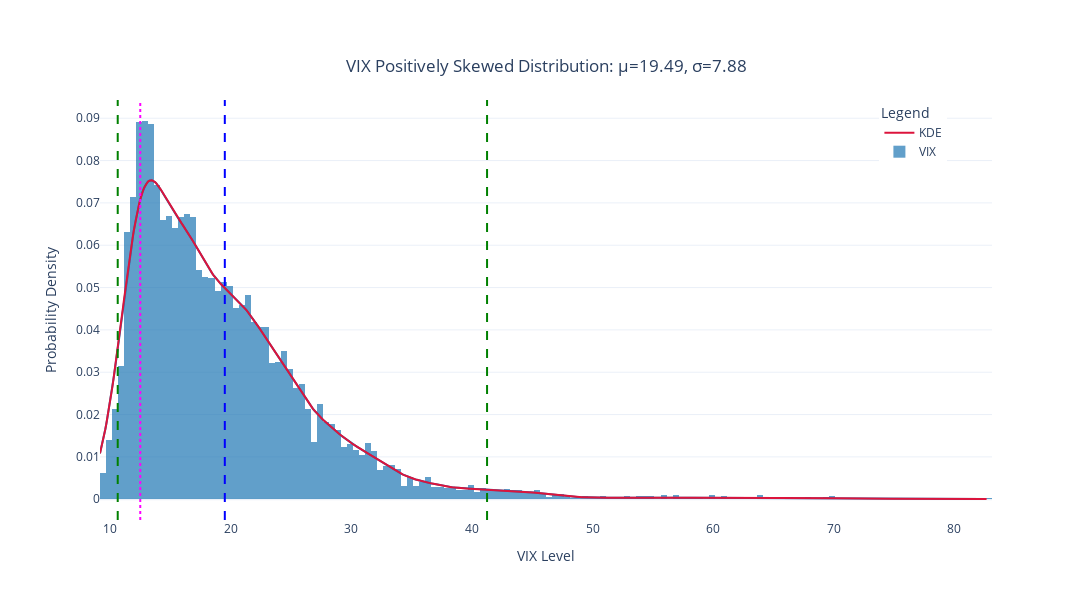

Notebook code for this chart:
### Code cell
import os
import sys
import numpy as np
import pandas as pd
import plotly.graph_objs as go
import plotly.figure_factory as ff
from datetime import datetime
from fredapi import Fred
from scipy.stats import gaussian_kde
import importlib

# Add the src directory to sys.path
src_path = os.path.expanduser('~/Desktop/GitHub/SPX_Analysis/src')
sys.path.append(src_path)

import fetcher
importlib.reload(fetcher)
from fetcher import SeriesFetcher

def fetch_vix_data():
    """
    Fetch VIX data from the FRED API using SeriesFetcher.
    
    Returns:
        pd.Series: A series containing VIX data.
    """
    VIXCLS = SeriesFetcher('VIXCLS')
    vix_df = VIXCLS.get_series_data()
    return vix_df

def plot_vix_distribution(vix_df):
    """
    Plot the distribution and statistics of VIX data using Plotly.

    Parameters:
        vix_df (pd.Series): A series containing VIX data.
    """
    today = pd.Timestamp.now().date()
    mu = np.mean(vix_df)
    sigma = np.std(vix_df)

    hist_data = [vix_df]
    group_labels = ['VIX']

    # Create distplot with custom bin_size
    fig = ff.create_distplot(hist_data, group_labels, bin_size=0.5, show_rug=False)

    # Compute KDE using gaussian_kde
    kde = gaussian_kde(vix_df)
    x_vals = np.linspace(min(vix_df), max(vix_df), 1000)
    kde_vals = kde(x_vals)

    # Add KDE plot
    fig.add_trace(
        go.Scatter(
            x=x_vals,
            y=kde_vals,
            mode='lines',
            name='KDE',
            line=dict(color='crimson')
        )
    )

    # Add vertical lines for mean and percentiles
    fig.add_vline(x=np.percentile(vix_df, 2), line=dict(color='green', dash='dash'), annotation_text='2nd percentile', annotation_position='top left')
    fig.add_vline(x=np.percentile(vix_df, 98), line=dict(color='green', dash='dash'), annotation_text='98th percentile', annotation_position='top right')
    fig.add_vline(x=mu, line=dict(color='blue', dash='dash'), annotation_text=f'Mean: {mu:.2f}', annotation_position='top left')
    fig.add_vline(x=vix_df.iloc[-1], line=dict(color='magenta', dash='dot'), annotation_text=f'Current: {vix_df.iloc[-1]:.2f}', annotation_position='top right')

    # Update layout
    fig.update_layout(
        title={
            'text': f'VIX Positively Skewed Distribution: μ={mu:.2f}, σ={sigma:.2f}',
            'y': 0.9,
            'x': 0.5,
            'xanchor': 'center',
            'yanchor': 'top'
        },
        xaxis_title='VIX Level',
        yaxis_title='Probability Density',
        legend_title='Legend',
        legend=dict(
            x=.95,
            y=1,
            xanchor='right',
            yanchor='top',
        ),
        template='plotly_white',
        width=1100,  # Set the width of the plot
        height=600,   # Set the height of the plot
        margin=dict(l=100, r=100),  # Add margins to the left and right
        annotations=[
            dict(
                text=f'Source: Federal Reserve Bank of St. Louis\nUpdated: {today}',
                xref='paper', yref='paper',
                x=0, y=-0.2,
                showarrow=False,
                font=dict(size=12, color='grey'),
                xanchor='left', yanchor='top'
            ),
            dict(
                text='Helms Deep\nVIX Index Histogram Study',
                xref='paper', yref='paper',
                x=1, y=-0.2,
                showarrow=False,
                font=dict(size=12, color='grey'),
                xanchor='right', yanchor='top'
            )
        ]
    )

    # Show the plot
    fig.show()

if __name__ == "__main__":
    vix_df = fetch_vix_data()
    print(vix_df.tail())
    plot_vix_distribution(vix_df)

### Figure 1 — Plotly figure (JSON) as saved in the notebook; plotly's stock layout.template omitted (floating-point values rounded to 4 significant figures; data arrays with more than 128 entries replaced by an {"elided": "..."} marker saying what was removed)
{"data": [{"histnorm": "probability density", "legendgroup": "VIX", "marker": {"color": "rgb(31, 119, 180)"}, "name": "VIX", "opacity": 0.7, "type": "histogram", "x": {"elided": "8708 float values"}, "xaxis": "x", "xbins": {"end": 82.69, "size": 0.5, "start": 9.14}, "yaxis": "y"}, {"legendgroup": "VIX", "marker": {"color": "rgb(31, 119, 180)"}, "mode": "lines", "name": "VIX", "showlegend": false, "type": "scatter", "x": {"elided": "500 float values"}, "xaxis": "x", "y": {"elided": "500 float values"}, "yaxis": "y"}, {"line": {"color": "crimson"}, "mode": "lines", "name": "KDE", "type": "scatter", "x": {"elided": "1000 float values"}, "y": {"elided": "1000 float values"}}], "layout": {"annotations": [{"font": {"color": "grey", "size": 12}, "showarrow": false, "text": "Source: Federal Reserve Bank of St. Louis\nUpdated: 2024-07-08", "x": 0, "xanchor": "left", "xref": "paper", "y": -0.2, "yanchor": "top", "yref": "paper"}, {"font": {"color": "grey", "size": 12}, "showarrow": false, "text": "Helms Deep\nVIX Index Histogram Study", "x": 1, "xanchor": "right", "xref": "paper", "y": -0.2, "yanchor": "top", "yref": "paper"}, {"font": {"color": "grey", "size": 12}, "showarrow": false, "text": "Source: Federal Reserve Bank of St. Louis\nUpdated: 2024-07-08", "x": 0, "xanchor": "left", "xref": "paper", "y": -0.2, "yanchor": "top", "yref": "paper"}, {"font": {"color": "grey", "size": 12}, "showarrow": false, "text": "Helms Deep\nVIX Index Histogram Study", "x": 1, "xanchor": "right", "xref": "paper", "y": -0.2, "yanchor": "top", "yref": "paper"}], "barmode": "overlay", "height": 600, "hovermode": "closest", "legend": {"title": {"text": "Legend"}, "traceorder": "reversed", "x": 0.95, "xanchor": "right", "y": 1, "yanchor": "top"}, "margin": {"l": 100, "r": 100}, "shapes": [{"line": {"color": "green", "dash": "dash"}, "type": "line", "x0": 10.61, "x1": 10.61, "xref": "x", "y0": 0, "y1": 1, "yref": "y domain"}, {"line": {"color": "green", "dash": "dash"}, "type": "line", "x0": 41.25, "x1": 41.25, "xref": "x", "y0": 0, "y1": 1, "yref": "y domain"}, {"line": {"color": "blue", "dash": "dash"}, "type": "line", "x0": 19.49, "x1": 19.49, "xref": "x", "y0": 0, "y1": 1, "yref": "y domain"}, {"line": {"color": "magenta", "dash": "dot"}, "type": "line", "x0": 12.48, "x1": 12.48, "xref": "x", "y0": 0, "y1": 1, "yref": "y domain"}], "title": {"text": "VIX Positively Skewed Distribution: μ=19.49, σ=7.88", "x": 0.5, "xanchor": "center", "y": 0.9, "yanchor": "top"}, "width": 1100, "xaxis": {"anchor": "y2", "autorange": true, "domain": [0, 1], "range": [9.14, 83.14], "title": {"text": "VIX Level"}, "type": "linear", "zeroline": false}, "yaxis": {"anchor": "free", "autorange": true, "domain": [0, 1], "position": 0, "range": [-0.004907, 0.0943], "title": {"text": "Probability Density"}, "type": "linear"}}}
